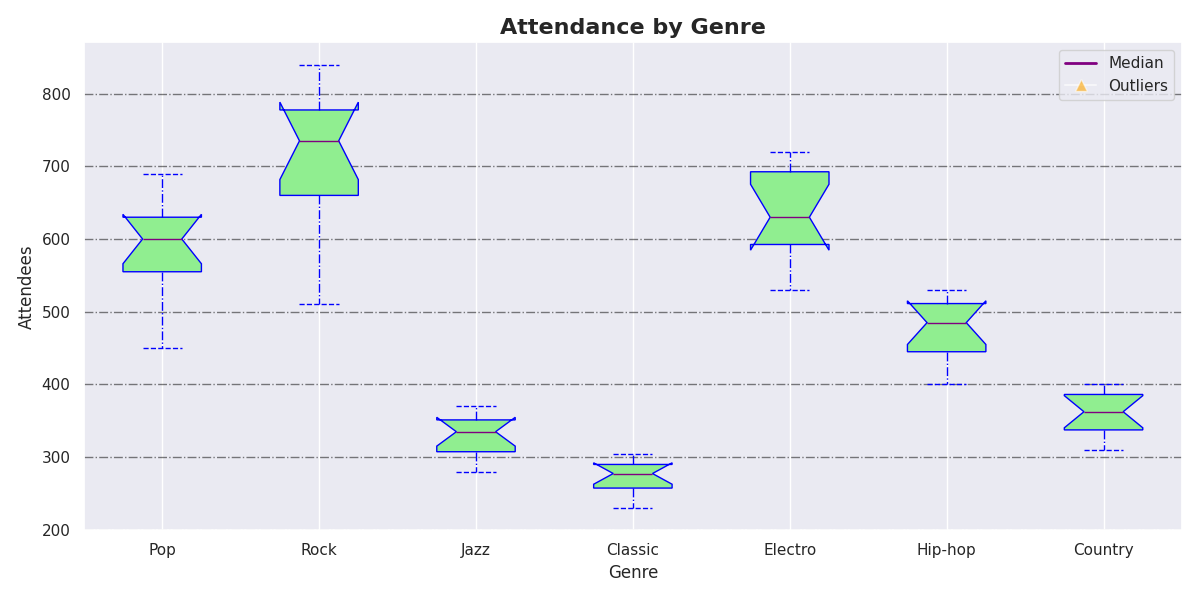

Here is the Python script that generated this plot:
import matplotlib.pyplot as plt

genres = ['Pop', 'Rock', 'Jazz', 'Classic', 'Electro', 'Hip-hop', 'Country']
attendance_data = {
    'Pop': [450, 560, 480, 620, 570, 540, 690, 660, 610, 590, 620, 670],
    'Rock': [510, 600, 580, 710, 750, 680, 720, 800, 770, 810, 760, 840],
    'Jazz': [320, 340, 310, 300, 280, 290, 330, 350, 370, 360, 340, 355],
    'Classic': [270, 290, 250, 260, 240, 230, 275, 285, 295, 305, 280, 290],
    'Electro': [550, 530, 620, 610, 600, 570, 640, 690, 680, 720, 700, 710],
    'Hip-hop': [400, 420, 430, 450, 470, 480, 490, 520, 530, 510, 505, 515],
    'Country': [310, 320, 330, 350, 340, 365, 360, 370, 390, 400, 385, 395]
}

data = [attendance_data[genre] for genre in genres]

fig, ax = plt.subplots(figsize=(12, 6))

colors = ['lightgreen', 'lightblue', 'lightcoral', 'lightyellow', 'lightsalmon', 'lightpink', 'lightgray']
shuffled_colors = [colors[2], colors[0], colors[1], colors[5], colors[3], colors[4], colors[6]]

box = ax.boxplot(data, patch_artist=True, notch=True, vert=True,
                 boxprops=dict(facecolor=shuffled_colors[1], color='blue'),
                 whiskerprops=dict(color='blue', linestyle='-.'),
                 capprops=dict(color='blue', linestyle='--'),
                 medianprops=dict(color='purple'),
                 flierprops=dict(markerfacecolor='orange', marker='^', markersize=8, alpha=0.6))

ax.set_title('Attendance by Genre', fontsize=16, fontweight='bold')
ax.set_xlabel('Genre', fontsize=12)
ax.set_ylabel('Attendees', fontsize=12)
ax.set_xticks(range(1, len(genres) + 1))
ax.set_xticklabels(genres, fontsize=11)
ax.yaxis.grid(True, linestyle='-.', which='major', color='black', alpha=0.5)

handles = [plt.Line2D([0], [0], color='purple', lw=2, label='Median'),
           plt.Line2D([0], [0], marker='^', color='w', label='Outliers',
                      markerfacecolor='orange', markersize=8, alpha=0.6)]
ax.legend(handles=handles, loc='upper right', fontsize=11)

plt.tight_layout()
plt.show()
